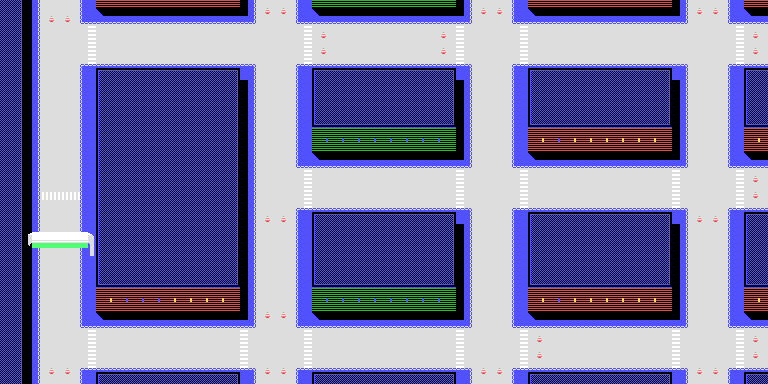

Below is a game level as drawn by its tile map, then a one-line description and the .tmx that defines it (tile-layer data replaced by summaries):
An orthogonal 96x48 tile map with 8x8 px tiles, 1 tile layer (Tile Layer 1) and 19 objects.

<map version="1.0" tiledversion="1.1.4" orientation="orthogonal" renderorder="right-down" width="96" height="48" tilewidth="8" tileheight="8" infinite="0" nextobjectid="34">
 <tileset firstgid="1" name="tiles2" tilewidth="8" tileheight="8" tilecount="256" columns="16">
  <image source="tiles2-urban.png" width="128" height="128" />
 </tileset>
 <layer name="Tile Layer 1" width="96" height="48">
  <data>[4608 cells, 4608 non-empty, 36 distinct tile ids]</data>
 </layer>
 <objectgroup name="Object Layer 1">
  <object id="1" x="56" y="80" width="8" height="8">
   <properties>
    <property name="direction" value="up" />
    <property name="speed" value="240" />
   </properties>
  </object>
  <object id="3" x="96" y="40" width="8" height="8">
   <properties>
    <property name="direction" value="right" />
    <property name="speed" value="240" />
   </properties>
  </object>
  <object id="5" x="216" y="40" width="8" height="8">
   <properties>
    <property name="direction" value="right" />
    <property name="speed" value="240" />
   </properties>
  </object>
  <object id="6" x="264" y="80" width="8" height="8">
   <properties>
    <property name="direction" value="down" />
    <property name="speed" value="180" />
   </properties>
  </object>
  <object id="10" x="272" y="128" width="8" height="8">
   <properties>
    <property name="direction" value="down" />
    <property name="speed" value="224" />
   </properties>
  </object>
  <object id="12" x="56" y="232" width="8" height="8">
   <properties>
    <property name="direction" value="up" />
    <property name="speed" value="240" />
   </properties>
  </object>
  <object id="13" x="336" y="176" width="8" height="8">
   <properties>
    <property name="direction" value="right" />
    <property name="speed" value="180" />
   </properties>
  </object>
  <object id="15" x="648" y="184" width="8" height="8">
   <properties>
    <property name="direction" value="right" />
    <property name="speed" value="240" />
   </properties>
  </object>
  <object id="16" x="704" y="136" width="8" height="8">
   <properties>
    <property name="direction" value="up" />
    <property name="speed" value="180" />
   </properties>
  </object>
  <object id="18" x="704" y="88" width="8" height="8">
   <properties>
    <property name="direction" value="up" />
    <property name="speed" value="240" />
   </properties>
  </object>
  <object id="20" x="656" y="40" width="8" height="8">
   <properties>
    <property name="direction" value="left" />
    <property name="speed" value="180" />
   </properties>
  </object>
  <object id="26" x="544" y="40" width="8" height="8">
   <properties>
    <property name="direction" value="left" />
    <property name="speed" value="240" />
   </properties>
  </object>
  <object id="27" x="488" y="80" width="8" height="8">
   <properties>
    <property name="direction" value="down" />
    <property name="speed" value="180" />
   </properties>
  </object>
  <object id="28" x="488" y="280" width="8" height="8">
   <properties>
    <property name="direction" value="down" />
    <property name="speed" value="240" />
   </properties>
  </object>
  <object id="29" x="424" y="336" width="8" height="8">
   <properties>
    <property name="direction" value="left" />
    <property name="speed" value="180" />
   </properties>
  </object>
  <object id="30" x="272" y="344" width="8" height="8">
   <properties>
    <property name="direction" value="left" />
    <property name="speed" value="240" />
   </properties>
  </object>
  <object id="31" x="112" y="344" width="8" height="8">
   <properties>
    <property name="direction" value="left" />
    <property name="speed" value="240" />
   </properties>
  </object>
  <object id="32" x="56" y="296" width="8" height="8">
   <properties>
    <property name="direction" value="up" />
    <property name="speed" value="180" />
   </properties>
  </object>
  <object id="33" x="56" y="240" width="8" height="8">
   <properties>
    <property name="direction" value="up" />
    <property name="speed" value="240" />
   </properties>
  </object>
 </objectgroup>
</map>
